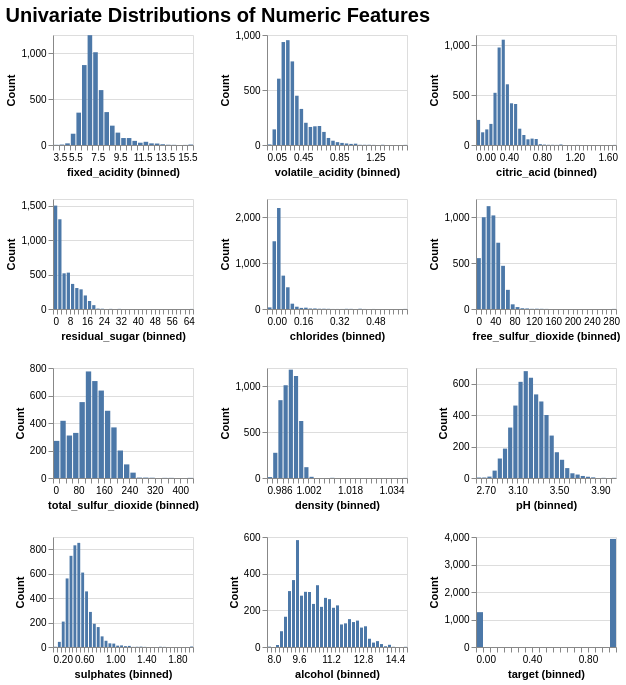

This figure's notebook cell:
### Markdown cell above
### 2. Univariate Distributions
Overall histogram patterns:
 - Many features (e.g. **residual sugar**, **chlorides**, **sulphates**) show right-skewness, which means most wines fall in lower ranges with a few extreme values, whereas **alchohol** is slightly right-skewed.
 - The distribution of **dnesity** and **pH** are similar to Normal distribution.

### Code cell
import altair as alt
alt.data_transformers.enable("vegafusion")

numeric_cols = train_df.select_dtypes('number').columns.tolist()

plots = []
for col in numeric_cols:
    plot = alt.Chart(train_df).mark_bar().encode(
        alt.X(
            col, type="quantitative",
            bin=alt.Bin(maxbins=40),
            title=f"{col} (binned)"
        ),
        alt.Y("count()",title="Count").stack(False),
    ).properties(
        width=140,
        height=110
    )
    plots.append(plot)

hist_plot = alt.concat(*plots, columns=3).properties(
    title="Univariate Distributions of Numeric Features"
).configure_title(fontSize=20)
hist_plot
